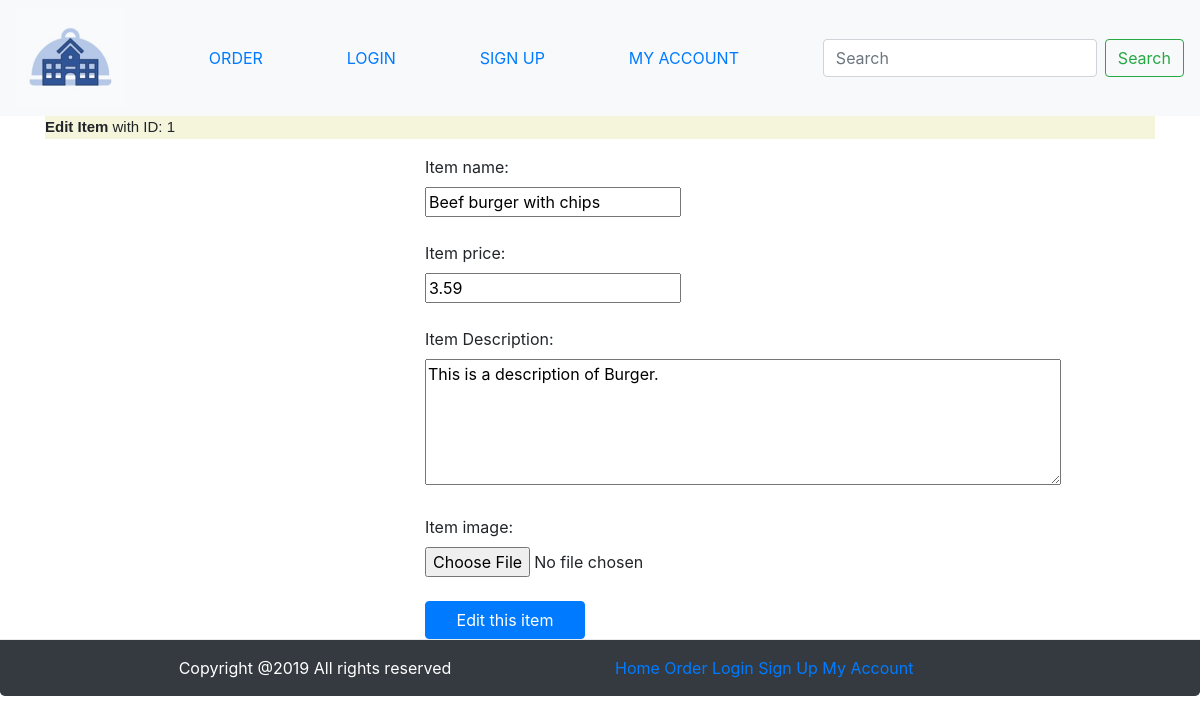
The page /public/staff/edit.php on the database its author committed.
### tables this page shows
CREATE TABLE item (
  item_id int(10) UNSIGNED NOT NULL AUTO_INCREMENT,
  item_image text,
  item_name text NOT NULL,
  item_price double(10,2) UNSIGNED NOT NULL,
  item_description text NOT NULL,
  last_update TIMESTAMP NOT NULL DEFAULT CURRENT_TIMESTAMP  ON UPDATE CURRENT_TIMESTAMP,
  PRIMARY KEY(item_id)
);

### private/functions.php (called while the page is built, shortened)
<?php
function test_input($user_input) {
    $user_input = trim($user_input);
    $user_input = stripslashes($user_input);
    $user_input = htmlspecialchars($user_input);
    return $user_input;
};
function get_specific_data ($db, $specific_field, $user_input, $table_name, $field_name) {
    $user_input = test_input($user_input);
    $query = "SELECT $specific_field FROM $table_name WHERE $field_name = '$user_input'";
    $result = mysqli_query($db, $query);
    if (mysqli_num_rows($result) == 1) {
        $data = mysqli_fetch_assoc($result);
    }
    elseif (mysqli_num_rows($result) > 1){
        $data = array();
        while($row = mysqli_fetch_assoc($result)) {
            array_push($data,$row);
        }
    } else {
        $data = false;
    }
    return $data;
}
function get_data($db, $user_input, $table_name, $field_name) {
    $data = get_specific_data($db, '*', $user_input, $table_name, $field_name);
    return $data;
}
?>

### public/staff/edit.php (the view, shortened to what this page needs)
<?php include($_SERVER['DOCUMENT_ROOT'] . "/COMP0034_GroupK/private/initialize.php"); ?>
<?php require_once('../../private/shared/pages_header.php');
$item_id = $_GET['id'] ?? '1';
$item_data = get_data($db, $item_id, 'item', 'item_id');
?>
<div class="container">
    <header><strong>Edit Item</strong> with ID: <?php echo $item_id;?></header>
    <form id="edit_item_form" method="post" action="" enctype="multipart/form-data">
        <div class="row">
            <div class="col-md-4"></div>
            <div class="col-md-2">
            <label>Item name: </label>
            <input name="item_name" type="text" class="form" value="<?php echo $item_data['item_name'];?>">
        </div>
        <div class="col-md-6"></div>
        </div>
        <br>
        <div class="row">
            <div class="col-md-4"></div>
            <div class="col-md-2">
            <label>Item price: </label>
            <input name="item_price" type="number" step="0.01" class="form" value="<?php echo $item_data['item_price'];?>">
            </div>
            <div class="col-md-6"></div>
        </div>
        <br>
        <div class="row">
            <div class="col-md-4"></div>
            <div class="col-md-2">
            <label>Item Description: </label>
            <textarea rows="5" cols="60" name="item_description" form="edit_item_form"><?php echo $item_data['item_description'];?></textarea>
            </div>
            <div class="col-md-6"></div>
        </div>
        <br>
        <div class="row">
            <div class="col-md-4"></div>
            <div class="col-md-2">
                <label>Item image: </label>
                <input name="item_image" type="file"><?php ?>
            </div>
            <div class="col-md-6"></div>
        </div>
        <br>
        <div class="row">
            <div class="col-md-4"></div>
            <div class="col-md-2">
        <button class="btn btn-primary btn-block" name="submit" type="submit">Edit this item</button>
            </div>
            <div class="col-md-6"></div>
        </div>
    </form>
</div>
<?php require_once('../../private/shared/pages_footer.php');?>

### public/stylesheets/dinnersDirect.css (style rules this page uses)
header { background-color: beige; font-size: 15px; font-family: helvetica; }
#step1, #step2, #step3, .col-md-4 { text-align: center; }

### rows shown on the page
item: item_name "Beef burger with chips", item_price "3.59", item_description "This is a description of Burger."

### other values the page prints
$item_id "1"
